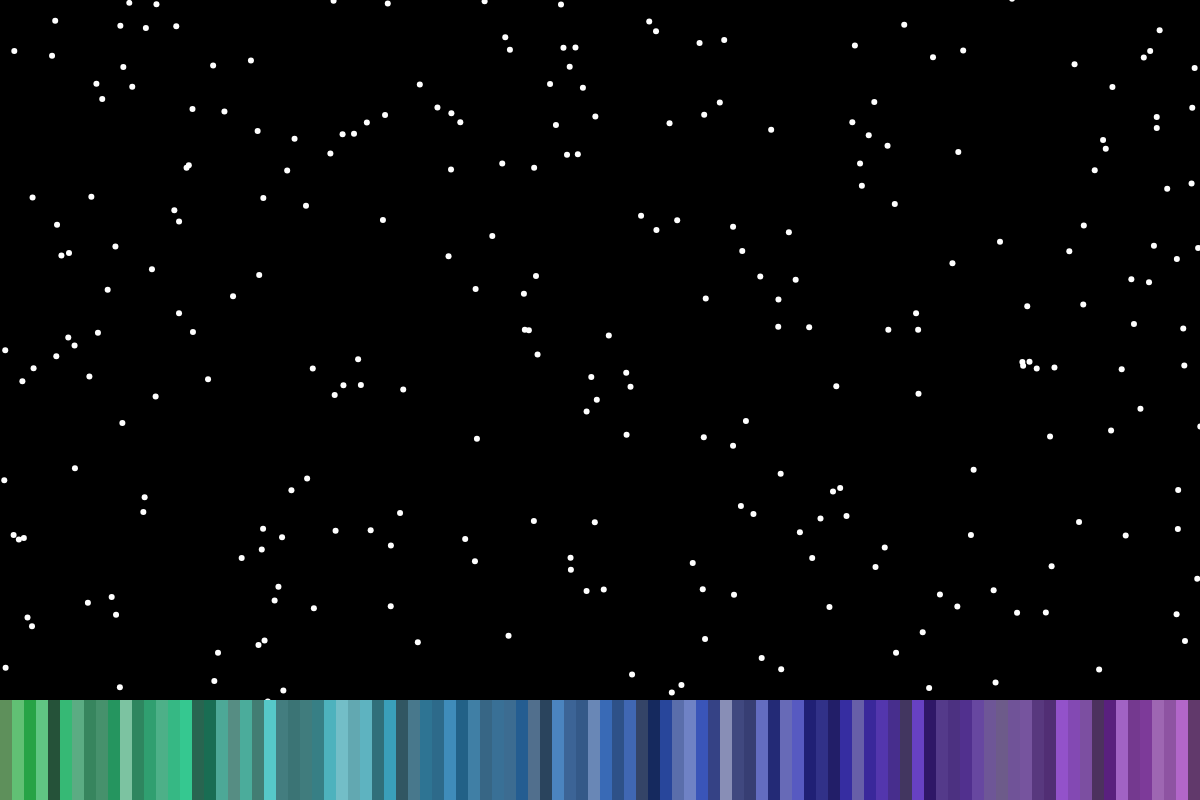
Frame 1 (no input)
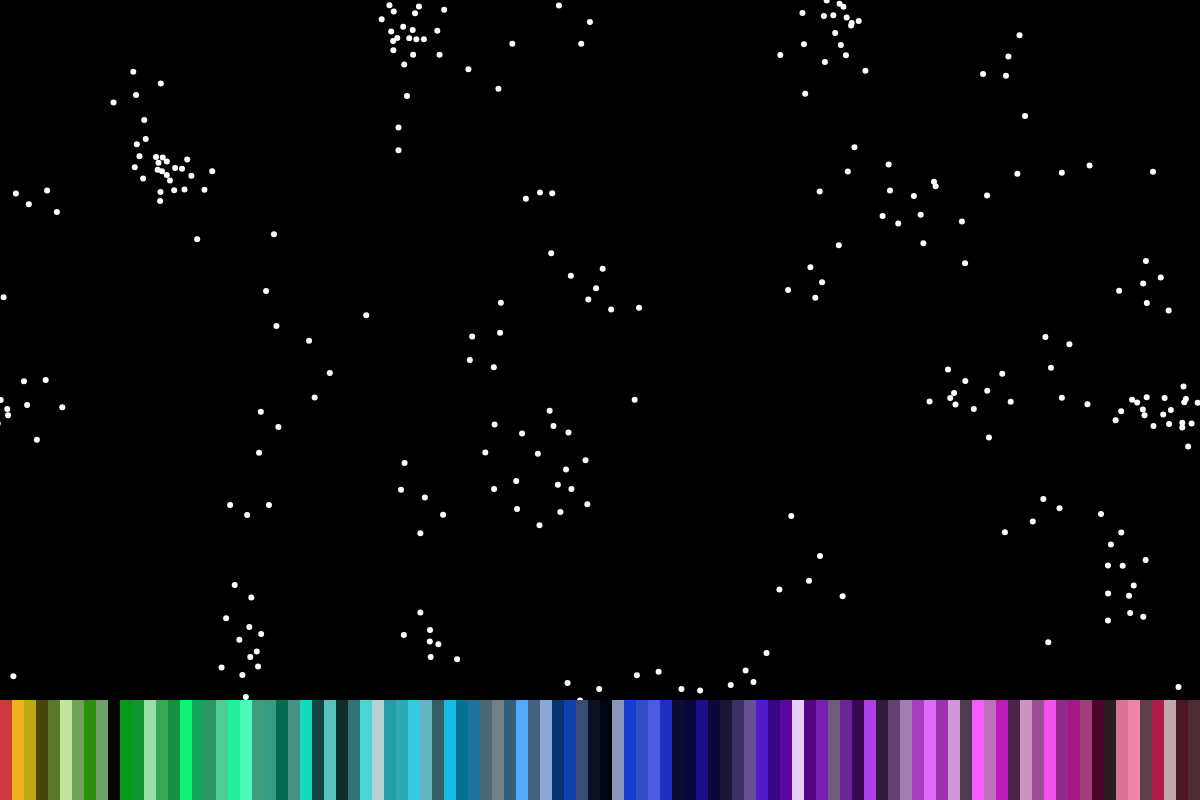
Frame 60 (no input)
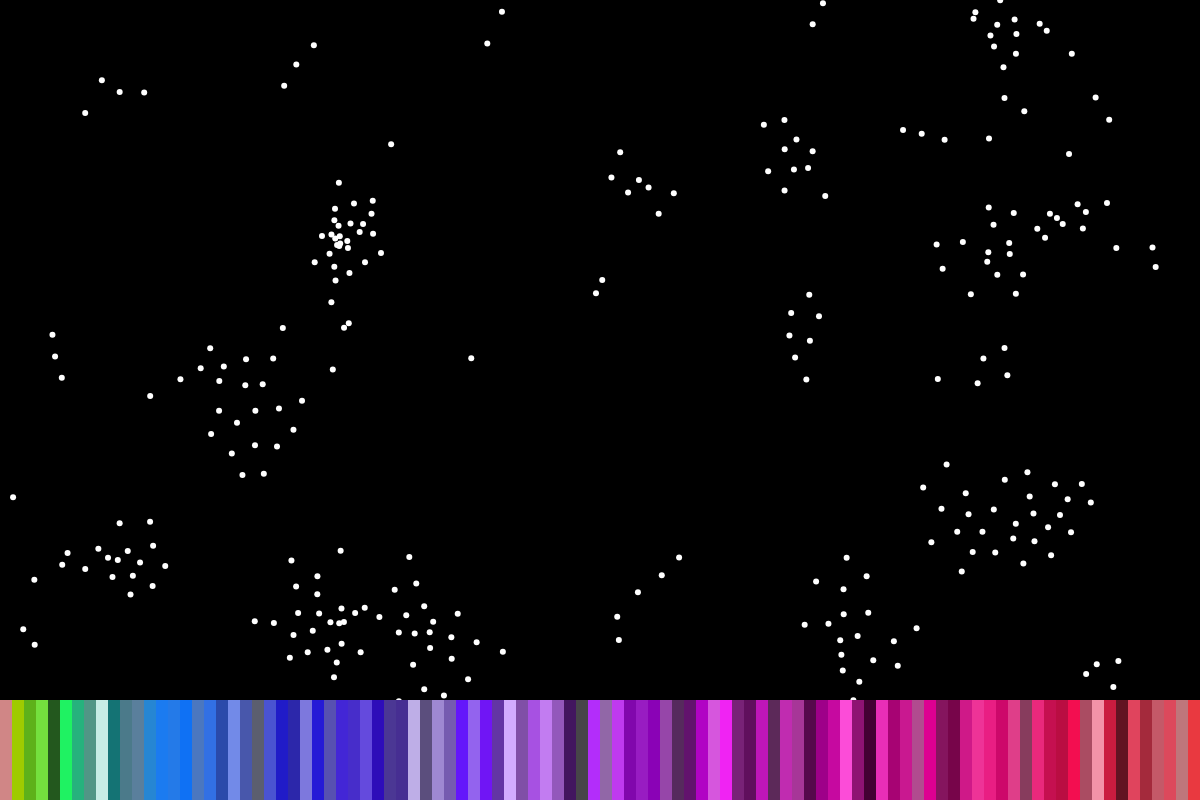
Frame 120 (the mouse pressed at the canvas centre since frame 60)

The p5.js sketch that drew these frames (run headless with seeded random() and noise() and a simulated clock; from frame 60 on, the mouse is pressed at the canvas centre):

// p5.js sketch
// ── sketch.js
// Flocking
// Daniel Shiffman
// https://thecodingtrain.com/CodingChallenges/124-flocking-boids.html
// https://youtu.be/mhjuuHl6qHM

const flock = [];

let alignSlider,
  cohesionSlider,
  separationSlider,
  maxSpeedSlider,
  maxForceSlider,
  perceptionRadiusSlider;
let alignSpan,
  cohesionSpan,
  separationSpan,
  maxSpeedSpan,
  maxForceSpan,
  perceptionRadiusSpan;

function setup() {
  createCanvas(1200, 800);
  let rulesDiv = createDiv();
  alignSpan = createSpan("Alignment: ");
  alignSlider = createSlider(0, 2, 1.5, 0.1);
  alignSlider.size(75);
  cohesionSpan = createSpan("Cohesion: ");
  cohesionSlider = createSlider(0, 2, 1, 0.1);
  cohesionSlider.size(75);
  separationSpan = createSpan("Separation: ");
  separationSlider = createSlider(0, 2, 2, 0.1);
  separationSlider.size(75);
  alignSpan.parent(rulesDiv);
  alignSlider.parent(rulesDiv);
  cohesionSpan.parent(rulesDiv);
  cohesionSlider.parent(rulesDiv);
  separationSpan.parent(rulesDiv);
  separationSlider.parent(rulesDiv);

  let paramsDiv = createDiv();
  maxSpeedSpan = createSpan("Max Speed: ");
  maxSpeedSlider = createSlider(0, 10, 5, 0.1);
  maxSpeedSlider.size(75);
  maxForceSpan = createSpan("Max Force: ");
  maxForceSlider = createSlider(0, 1, 0.2, 0.01);
  maxForceSlider.size(75);
  perceptionRadiusSpan = createSpan("Perception R: ");
  perceptionRadiusSlider = createSlider(0, 100, 25, 1);
  perceptionRadiusSlider.size(75);
  maxSpeedSpan.parent(paramsDiv);
  maxSpeedSlider.parent(paramsDiv);
  maxForceSpan.parent(paramsDiv);
  maxForceSlider.parent(paramsDiv);
  perceptionRadiusSpan.parent(paramsDiv);
  perceptionRadiusSlider.parent(paramsDiv);

  for (let i = 0; i < 300; i++) {
    flock.push(new Boid());
  }
}

function draw() {
  background(0);
  for (let boid of flock) {
    boid.edges();
    boid.flock(flock);
    boid.update();
    boid.show();
  }

  let colors = [];
  colorMode(HSB, 255);
  for (let i = 0; i < flock.length; i += 3) {
    let r = map(flock[i].velocity.mag(), 0, 5, 0, 255);
    let g = map(flock[i + 1].velocity.mag(), 0, 5, 0, 255);
    let b = map(flock[i + 2].velocity.mag(), 0, 5, 0, 255);
    colors.push(color(r, g, b));
  }

  let w = width / colors.length;
  let h = 100;
  colors.sort((a, b) => hue(a) - hue(b));
  for (let i = 0; i < colors.length; i++) {
    let c = colors[i];
    fill(c);
    noStroke();
    rect(i * w, height - h, w, h);
  }
}

// ── boid.js
// Flocking
// Daniel Shiffman
// https://thecodingtrain.com/CodingChallenges/124-flocking-boids.html
// https://youtu.be/mhjuuHl6qHM

class Boid {
  constructor() {
    this.position = createVector(random(width), random(height));
    this.velocity = p5.Vector.random2D();
    this.velocity.setMag(random(2, 4));
    this.acceleration = createVector();
    this.maxForce = 0.2;
    this.maxSpeed = 5;
  }

  edges() {
    if (this.position.x > width) {
      this.position.x = 0;
    } else if (this.position.x < 0) {
      this.position.x = width;
    }
    if (this.position.y > height) {
      this.position.y = 0;
    } else if (this.position.y < 0) {
      this.position.y = height;
    }
  }

  align(boids) {
    let perceptionRadius = 25;
    let steering = createVector();
    let total = 0;
    for (let other of boids) {
      let d = dist(
        this.position.x,
        this.position.y,
        other.position.x,
        other.position.y
      );
      if (other != this && d < perceptionRadius) {
        steering.add(other.velocity);
        total++;
      }
    }
    if (total > 0) {
      steering.div(total);
      steering.setMag(this.maxSpeed);
      steering.sub(this.velocity);
      steering.limit(this.maxForce);
    }
    return steering;
  }

  separation(boids) {
    let perceptionRadius = 24;
    let steering = createVector();
    let total = 0;
    for (let other of boids) {
      let d = dist(
        this.position.x,
        this.position.y,
        other.position.x,
        other.position.y
      );
      if (other != this && d < perceptionRadius) {
        let diff = p5.Vector.sub(this.position, other.position);
        diff.div(d * d);
        steering.add(diff);
        total++;
      }
    }
    if (total > 0) {
      steering.div(total);
      steering.setMag(this.maxSpeed);
      steering.sub(this.velocity);
      steering.limit(this.maxForce);
    }
    return steering;
  }

  cohesion(boids) {
    let perceptionRadius = 50;
    let steering = createVector();
    let total = 0;
    for (let other of boids) {
      let d = dist(
        this.position.x,
        this.position.y,
        other.position.x,
        other.position.y
      );
      if (other != this && d < perceptionRadius) {
        steering.add(other.position);
        total++;
      }
    }
    if (total > 0) {
      steering.div(total);
      steering.sub(this.position);
      steering.setMag(this.maxSpeed);
      steering.sub(this.velocity);
      steering.limit(this.maxForce);
    }
    return steering;
  }

  flock(boids) {
    let alignment = this.align(boids);
    let cohesion = this.cohesion(boids);
    let separation = this.separation(boids);

    alignment.mult(alignSlider.value());
    cohesion.mult(cohesionSlider.value());
    separation.mult(separationSlider.value());

    this.acceleration.add(alignment);
    this.acceleration.add(cohesion);
    this.acceleration.add(separation);
  }

  update() {
    this.position.add(this.velocity);
    this.velocity.add(this.acceleration);
    this.velocity.limit(this.maxSpeed);
    this.acceleration.mult(0);
  }

  show() {
    strokeWeight(6);
    stroke(255);
    point(this.position.x, this.position.y);
  }
}
